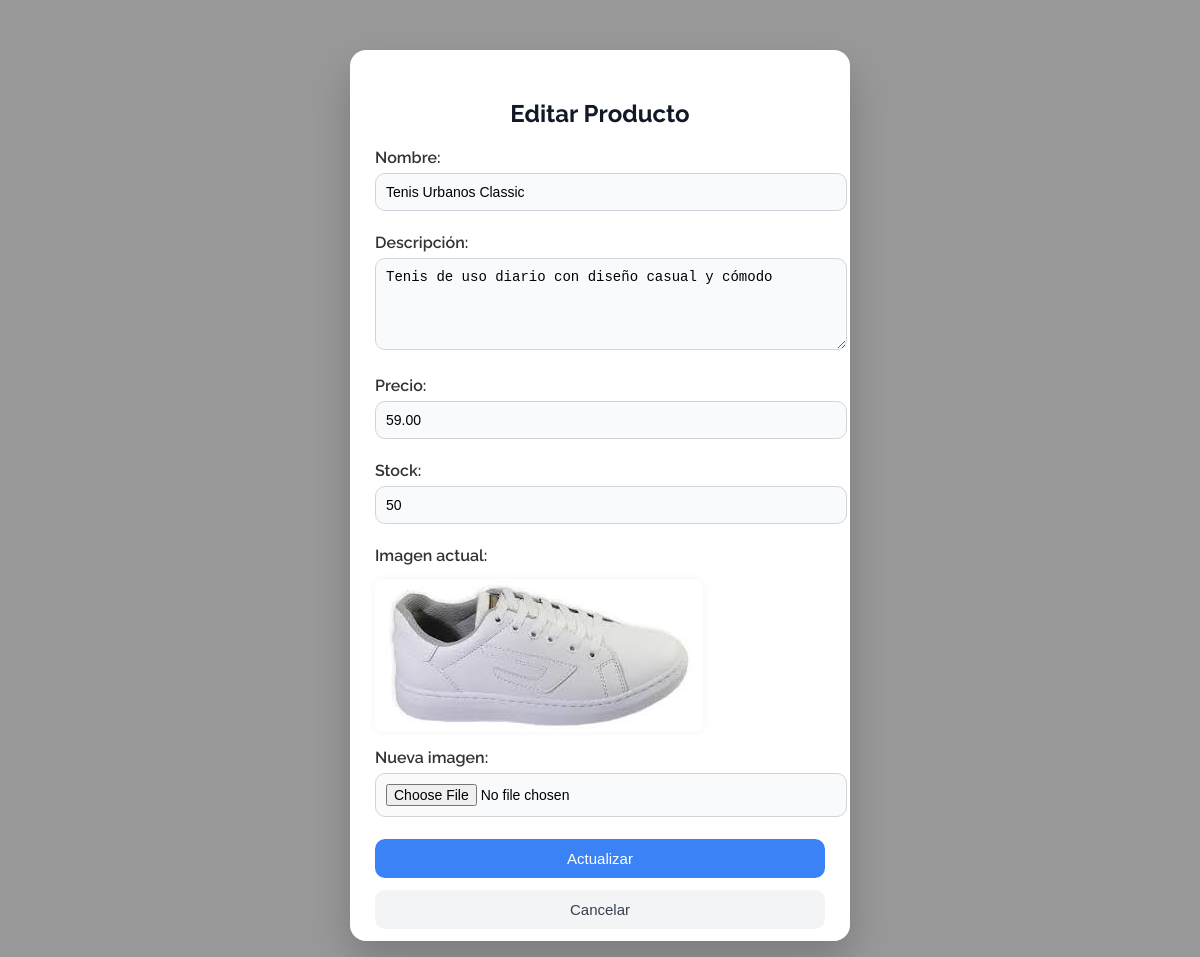
The app's page /Dashboard/edit_product.php?id=2 with its own data.
### tables this page shows
CREATE TABLE `products` (
  `id` int(11) NOT NULL,
  `name` varchar(100) DEFAULT NULL,
  `description` text DEFAULT NULL,
  `price` decimal(10,2) DEFAULT NULL,
  `stock` int(11) DEFAULT NULL,
  `image` varchar(255) DEFAULT NULL,
  `created_at` timestamp NULL DEFAULT current_timestamp()
);

### Dashboard/edit_product.php (the view, shortened to what this page needs)
<?php
include '../conexion.php';
$id = $_GET['id'] ?? 0;
$result = $conn->query("SELECT * FROM products WHERE id = $id");
$product = $result->fetch_assoc();
?>
<!DOCTYPE html>
<html lang="es">
<head>
</head>
<body>
    <div class="edit-modal">
        <h2>Editar Producto</h2>
        <form method="POST" enctype="multipart/form-data">
            <label>Nombre:</label>
            <input type="text" name="name" value="<?= htmlspecialchars($product['name']) ?>" required>
            <label>Descripción:</label>
            <textarea name="description" required><?= htmlspecialchars($product['description']) ?></textarea>
            <label>Precio:</label>
            <input type="number" name="price" step="0.01" value="<?= $product['price'] ?>" required>
            <label>Stock:</label>
            <input type="number" name="stock" value="<?= $product['stock'] ?>" required>
            <label>Imagen actual:</label>
            <?php if ($product['image']): ?>
                <img class="preview" src="/PROYECTO-FINAL/<?= $product['image'] ?>" alt="Imagen actual">
            <?php endif; ?>
            <label>Nueva imagen:</label>
            <input type="file" name="image">
            <input type="submit" value="Actualizar">
            <button type="button" class="cancel-button" onclick="window.parent.postMessage('closeEditModal', '*')">Cancelar</button>
        </form>
    </div>
</body>
</html>

### Dashboard/edit_product.php (style rules this page uses)
body { font-family: 'Raleway', sans-serif; background: rgba(0, 0, 0, 0.4); margin: 0; padding: 0; display: flex; align-items: center; justify-content: center; height: 100vh; animation: fadeIn 0.3s ease-in-out; }
.edit-modal { background: #ffffff; padding: 30px 25px; border-radius: 16px; width: 90vw; max-width: 500px; max-height: 90vh; overflow-y: auto; box-shadow: 0 20px 40px rgba(0, 0, 0, 0.2); animation: slideUp 0.3s ease-out; box-sizing: border-box; }
h2 { text-align: center; color: #111827; margin-bottom: 20px; font-weight: 700; }
label { display: block; margin: 12px 0 6px; font-weight: 600; color: #333; }
input[type="text"], input[type="number"], textarea, input[type="file"] { width: 100%; padding: 10px; margin-bottom: 10px; border-radius: 10px; border: 1px solid #d1d5db; background-color: #f9fafb; font-size: 14px; transition: border-color 0.2s; }
textarea { resize: vertical; min-height: 70px; }
input[type="submit"], .cancel-button { display: block; width: 100%; padding: 11px; border: none; font-size: 15px; border-radius: 10px; cursor: pointer; margin-top: 12px; transition: background-color 0.3s ease; }
input[type="submit"] { background-color: #3b82f6; color: white; }
.cancel-button { background-color: #f3f4f6; color: #374151; }
img.preview { max-width: 100%; border-radius: 8px; margin-top: 8px; box-shadow: 0 0 8px rgba(0, 0, 0, 0.05); }

### records on screen
products: name "Tenis Urbanos Classic", description "Tenis de uso diario con diseño casual y cómodo", price "59.00", stock "50", image (picture)
